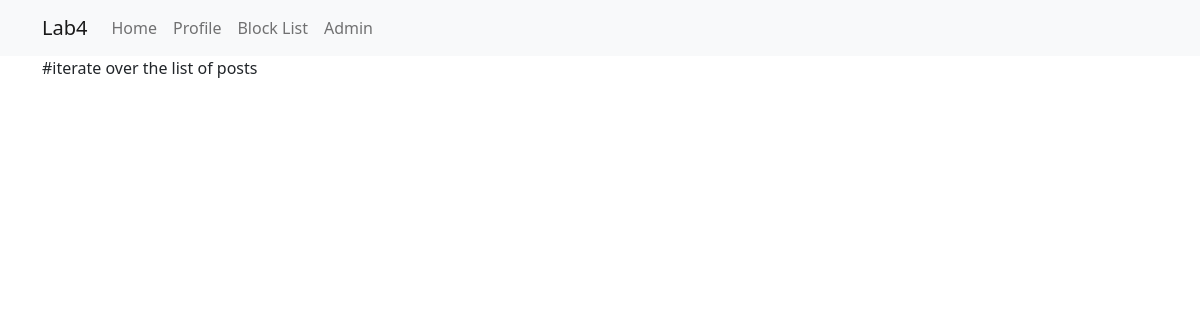
Page /posts/ (signed in) on the earlier database version.
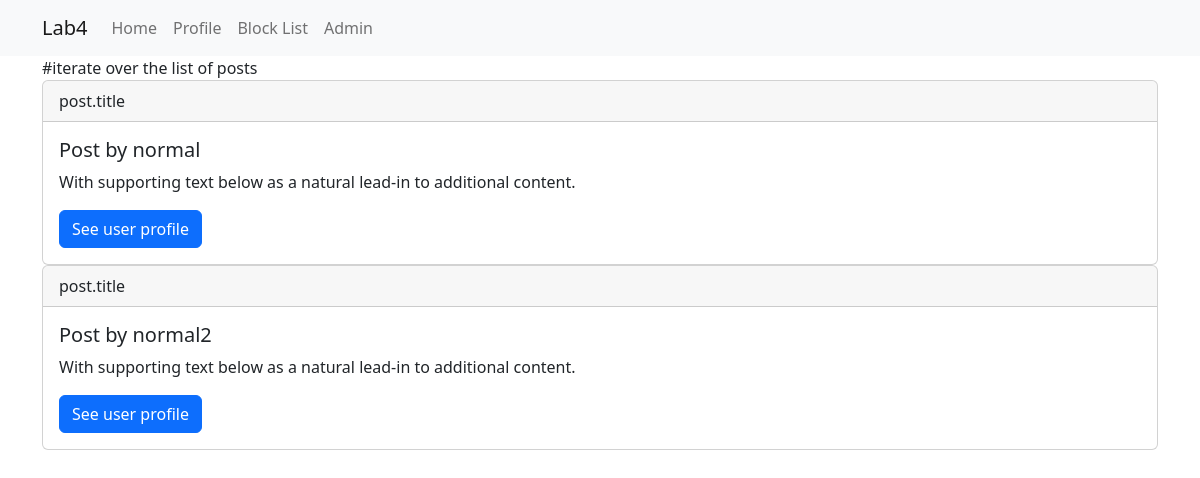
Same page on the later database version.
### core/models.py (models this page shows)
class Post(models.Model):
    title = models.CharField(max_length=200)
    author = models.ForeignKey(BlogUser, on_delete=models.CASCADE)
    content = models.TextField()
    created_at = models.DateField(auto_now_add=True)
    updated_at = models.DateField(auto_now=True)
    def __str__(self):
        return self.title

class BlogUser(models.Model):
    user: User = models.OneToOneField(User, on_delete=models.CASCADE)
    bio = models.TextField(max_length=500, blank=True)
    avatar = models.ImageField(upload_to="data/", blank=True, null=True)
    first_name = models.CharField(max_length=200, blank=True, null=True)
    last_name = models.CharField(max_length=200, blank=True, null=True)
    interests = models.CharField(max_length=200, blank=True, null=True)
    profession = models.CharField(max_length=200, blank=True, null=True)
    def __str__(self):
        return self.user.username

### core/views.py (the view)
# urls.py: path("posts/", posts, name="posts"),
def posts(request: HttpRequest):
    if not request.user.is_authenticated:
        return redirect("admin:index")
    blocked_by = BlockList.objects.filter(
        blocked_user__user=request.user
    ).values_list("user", flat=True)
    curated_posts = Post.objects.exclude(author__user__in=blocked_by).exclude(author__user=request.user)
    print(curated_posts)
    context = dict()
    context["posts"] = curated_posts
    return render(request, "index.html", context=context)

### core/templates/index.html
{% extends 'base.html' %}
{% load static %}
{% block content %}
#iterate over the list of posts
{% for post in posts %}
<div class="card">
  <div class="card-header">
    post.title
  </div>
  <div class="card-body">
    <h5 class="card-title">Post by {{ post.author }}</h5>
    <p class="card-text">With supporting text below as a natural lead-in to additional content.</p>
    <a href="#" class="btn btn-primary">See user profile</a>
  </div>
</div>
{% endfor %}
{% endblock %}

### core/templates/base.html (shortened to what this page needs)
<!DOCTYPE html>
<html lang="en">
<head>
    <link href="https://cdn.jsdelivr.net/npm/bootstrap@5.2.3/dist/css/bootstrap.min.css" rel="stylesheet"
>
</head>
<body>
{%  include "navbar.html" %}
<div class="container main-container">
    {% block content %} {% endblock %}
</div>
</body>
</html>

### core/templates/navbar.html (shortened to what this page needs)
<nav class="navbar navbar-expand-lg navbar-light bg-light">
    <div class="container">
        <a class="navbar-brand" href="#">Lab4</a>
        <div class="collapse navbar-collapse" id="navbarNavDropdown">
            <ul class="navbar-nav">
                <li class="nav-item active">
                    <a class="nav-link" href="/posts/">Home</a>
                </li>
                <li class="nav-item">
                    <a class="nav-link" href="/profile/">Profile</a>
                </li>
                <li class="nav-item">
                    <a class="nav-link" href="/blockedUsers/">Block List</a>
                </li>
                <li class="nav-item">
                    <a class="nav-link" href="/admin/">Admin</a>
                </li>
            </ul>
        </div>
    </div>
</nav>

Differences in the rows shown:
added Post: author "normal"
added Post: author "normal2"
